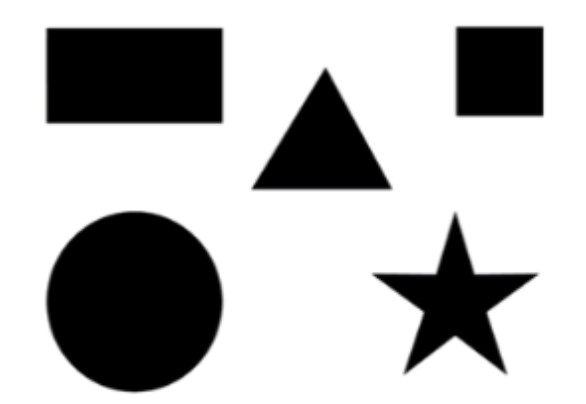
#> input picture Shapes.jpg, 586 x 404 px, found by its file name
$ python IndividualReport1.py
#> lines starting #> are read from the running program, lines starting #| are printed output that depends on the picture; after the words box and inside, x2 and y2 are one past the last pixel; in counts of white or black regions, pixels touching at a corner belong together; long printed decimals are rounded
import cv2
Font = cv2.FONT_HERSHEY_SIMPLEX
img = cv2.imread("Resources/Shapes.jpg",0)
#> img: shape (404, 586); min 0, max 255, mean 183
placeholder,threshold = cv2.threshold(img, 240, 255, cv2.THRESH_BINARY)
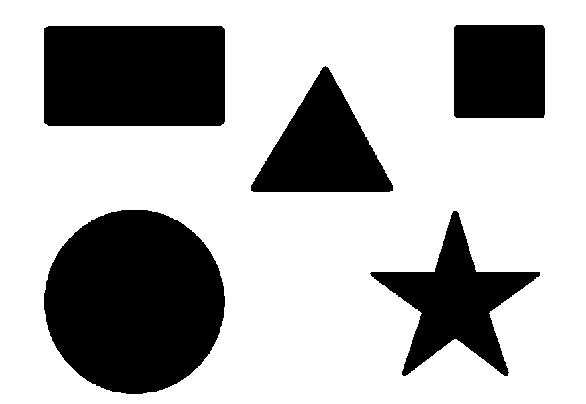
#> threshold: shape (404, 586); 69.5% white; 5 black regions
contours, placeholder = cv2.findContours(threshold, cv2.RETR_TREE, cv2.CHAIN_APPROX_SIMPLE)
#> contours = 6 contours; box (x1, y1, x2, y2) and area: (0, 0, 586, 404) 235755, (43, 209, 226, 395) 26334, (43, 25, 226, 127) 18346, (369, 210, 541, 377) 10426, (250, 65, 394, 193) 9774, (453, 24, 546, 119) 8630; placeholder = [[-1, -1, 1, -1], [2, -1, -1, 0], [3, 1, -1, 0], [4, 2, -1, 0], [5, 3, -1, 0], [-1, 4, -1, 0]]
og=cv2.cvtColor(img,cv2.COLOR_GRAY2BGR)
for cnt in contours:
    approx = cv2.approxPolyDP(cnt, 0.01*cv2.arcLength(cnt, True), True)
    cv2.drawContours(img, [approx], 0, (255,255,0), -1)
    x = approx.ravel()[0]
    y = approx.ravel()[1]
    if len(approx) == 3:
        cv2.putText(og, "Triangle", (x, y), Font, 1, (255,0,0))
    elif len(approx) == 4 :
        x, y , w, h = cv2.boundingRect(approx)
        aspectRatio = float(w)/h
        print(aspectRatio)
        print(aspectRatio)
        if  1.5>= aspectRatio >= 0.95 :
            cv2.putText(og, "square", (x, y), Font, 1, (255, 0, 0))
        else:
            cv2.putText(og, "rectangle", (x, y), Font, 1, (255, 0, 0))
    elif len(approx) == 5:
        cv2.putText(og, "Pentagon", (x, y), Font, 1, (255,0,0))
    elif 6 < len(approx) < 15:
        cv2.putText(og, "Star", (x, y), Font, 1, (255,0,0))
    else:
        cv2.putText(og, "Circle", (x, y), Font, 1, (255,0,0))
#> this loop made 6 passes
#> (approx, w, h, aspectRatio) on passes 1, 5, 6: ([[0, 0], [0, 403], [585, 403], [585, 0]], 586, 404, 1.45), ([[43, 28], [221, 25], [224, 123], [48, 126]], 182, 102, 1.78), ([[456, 24], [544, 26], [543, 118], [453, 115]], 92, 95, 0.968)
#| 1.450
#| 1.450
#| 1.784
#| 1.784
#| 0.9684
#| 0.9684
#> img: shape (404, 586); every value is 255
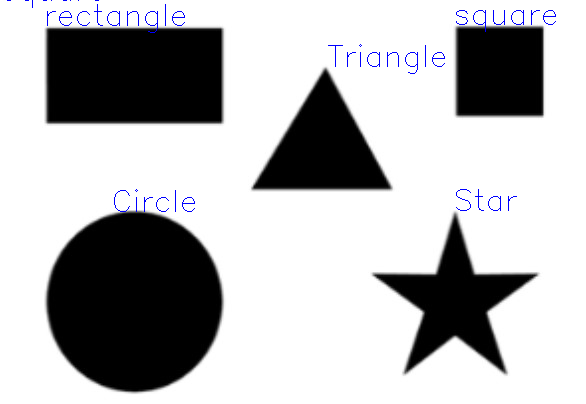
#> og: shape (404, 586, 3); mean B, G, R 183, 181.7, 181.7
cv2.imshow("shapes", og)
cv2.imshow("Threshold", threshold)
cv2.waitKey(0)
cv2.destroyAllWindows()
